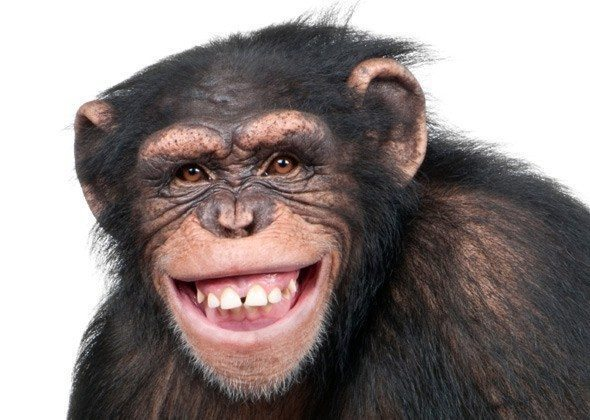
#> input picture IMG_2457.JPG, 590 x 420 px, given in place of the camera
$ python step1_webcam.py
#> lines starting #> are read from the running program, lines starting #| are printed output that depends on the picture
import cv2
import sys
import datetime as dt
from time import sleep

cascPath = "haarcascade_frontalface_lib.xml"
faceCascade = cv2.CascadeClassifier(cascPath)
video_capture = cv2.VideoCapture(0)
detectface= 0
save_time= 0

while True:
    # Capture frame-by-frame
    ret, frame = video_capture.read()
#> frame is the input picture: shape (420, 590, 3); mean B, G, R 130.5, 131.9, 142.4
    #transfer it into gray-scale map
    gray = cv2.cvtColor(frame, cv2.COLOR_BGR2GRAY)
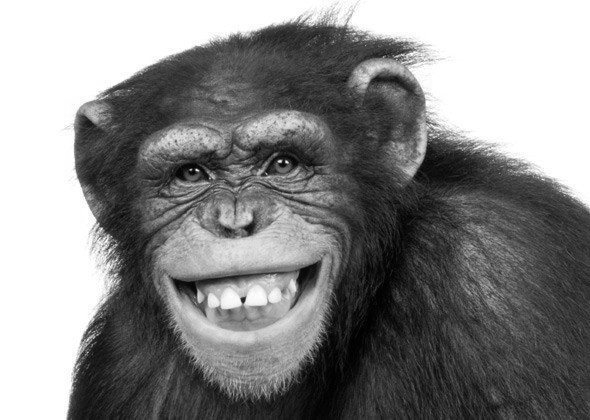
#> gray: shape (420, 590); min 0, max 255, mean 134.9
    faces = faceCascade.detectMultiScale(
        gray,
        scaleFactor=1.1,
        minNeighbors=5,
        minSize=(30, 30)
    )
#> faces = ()
    # Draw a rectangle around the faces
    for (x, y, w, h) in faces:
        # to increase the accuracy of finding a real face
        if w+h>200:
            cv2.rectangle(frame, (x, y), (x+w, y+h), (0, 255, 0), 2)
#> this loop made 0 passes
    # Display the resulting frame
    cv2.imshow('Video', frame)
    resized_image = cv2.resize(frame, (320, 200))
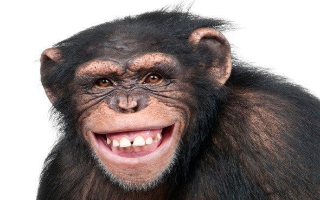
#> resized_image: shape (200, 320, 3); mean B, G, R 130.4, 131.8, 142.3
    #test if face is recognized
    if detectface != len(faces):
        detectface = len(faces)
        save_time = save_time + 1
        print (save_time)
        cv2.imwrite("test1.png", resized_image, [int(cv2.IMWRITE_PNG_COMPRESSION), 9])
    # refresh the screen
    if cv2.waitKey(1) & 0xFF == ord('q'):
#> (key q is pressed here)
        break
    #or use following
    '''
    keycode = cv2.waitKey(1)
    if keycode != -1:
        keycode &= 0xFF

    '''

    #On some systems, waitKey() may return a value that encodes more than just the ASCII keycode. (A bug is known to occur on Linux when OpenCV uses GTK as its backend GUI
    #library.) On all systems, we can ensure that we extract just the SCII keycode by reading the last byte from the return value like this:
    #keycode = cv2.waitKey(1)
    #if keycode != -1:
    #keycode &= 0xFF

$ run again, on test2.png
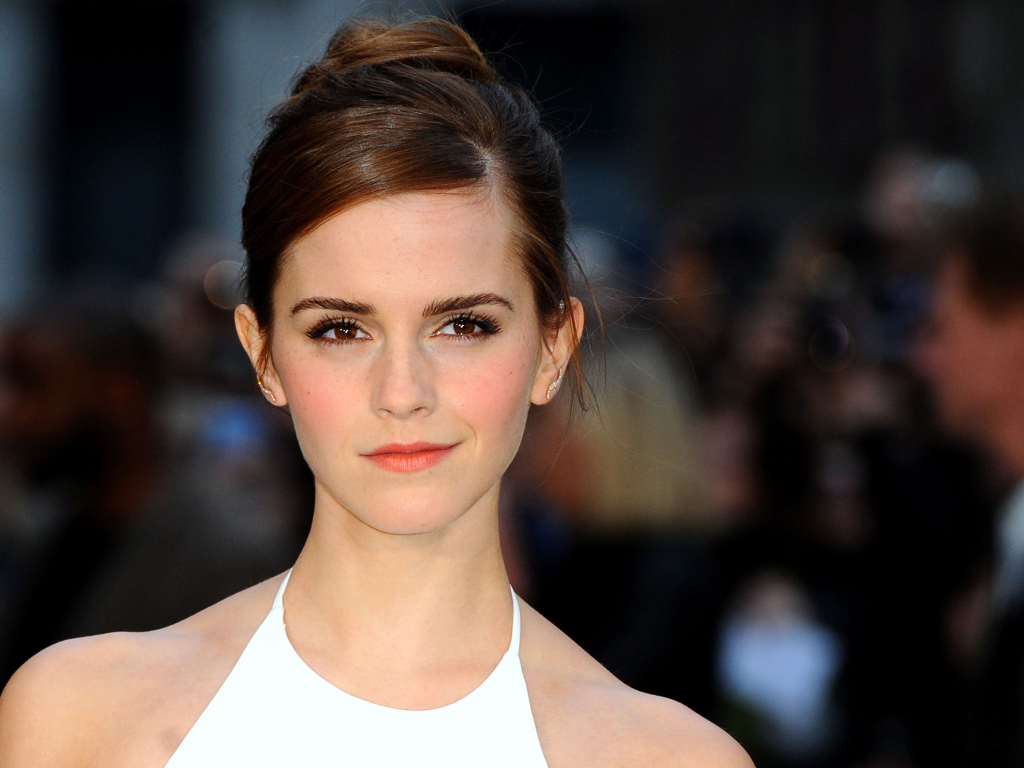
#> input picture test2.png, 2048 x 1536 px, given in place of the camera (shown at 1/2 size)
#> frame is the input picture: shape (1536, 2048, 3); mean B, G, R 60.7, 66.3, 79.1
#> `gray = cv2.cvtColor(frame, cv2.COLOR_BGR2GRAY)`:
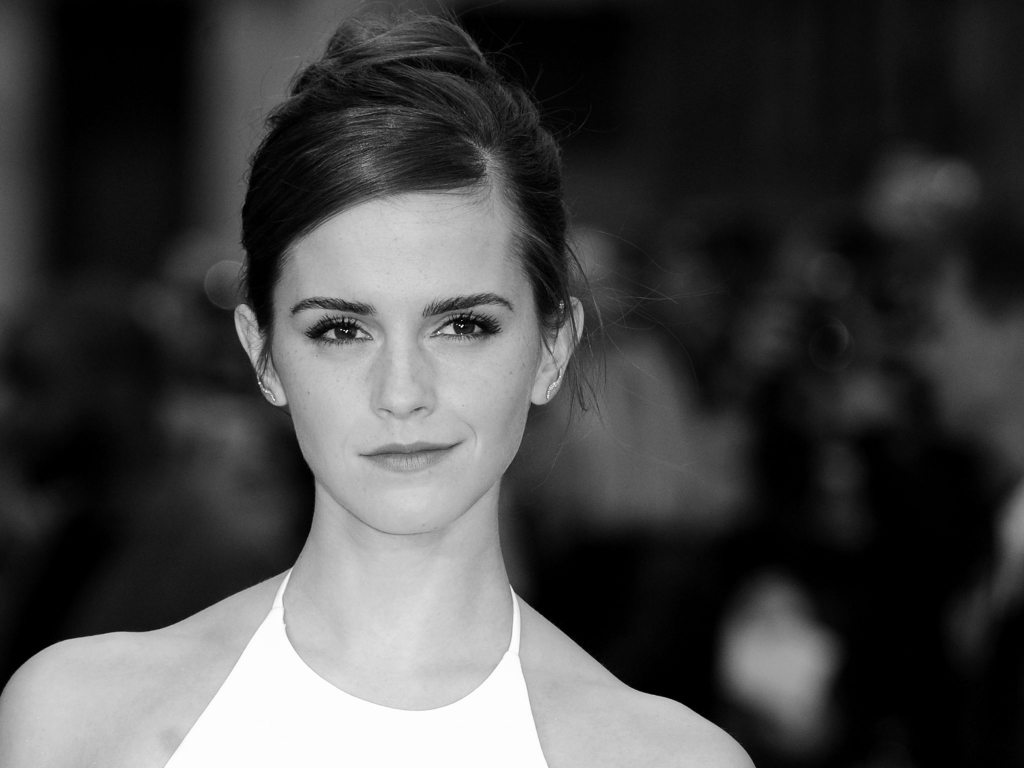
#> gray: shape (1536, 2048) (shown at 1/2 size); min 0, max 255, mean 69.5
#> faces = [[1429, 1188, 265, 265], [471, 403, 667, 667]]
#> the loop `for (x, y, w, h) in faces:` made 2 passes
#> `resized_image = cv2.resize(frame, (320, 200))`:
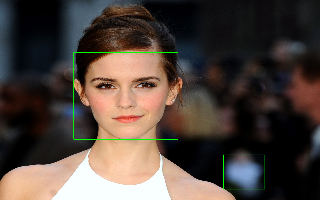
#> resized_image: shape (200, 320, 3); mean B, G, R 60.3, 67.1, 78.5
#> detectface = 2
